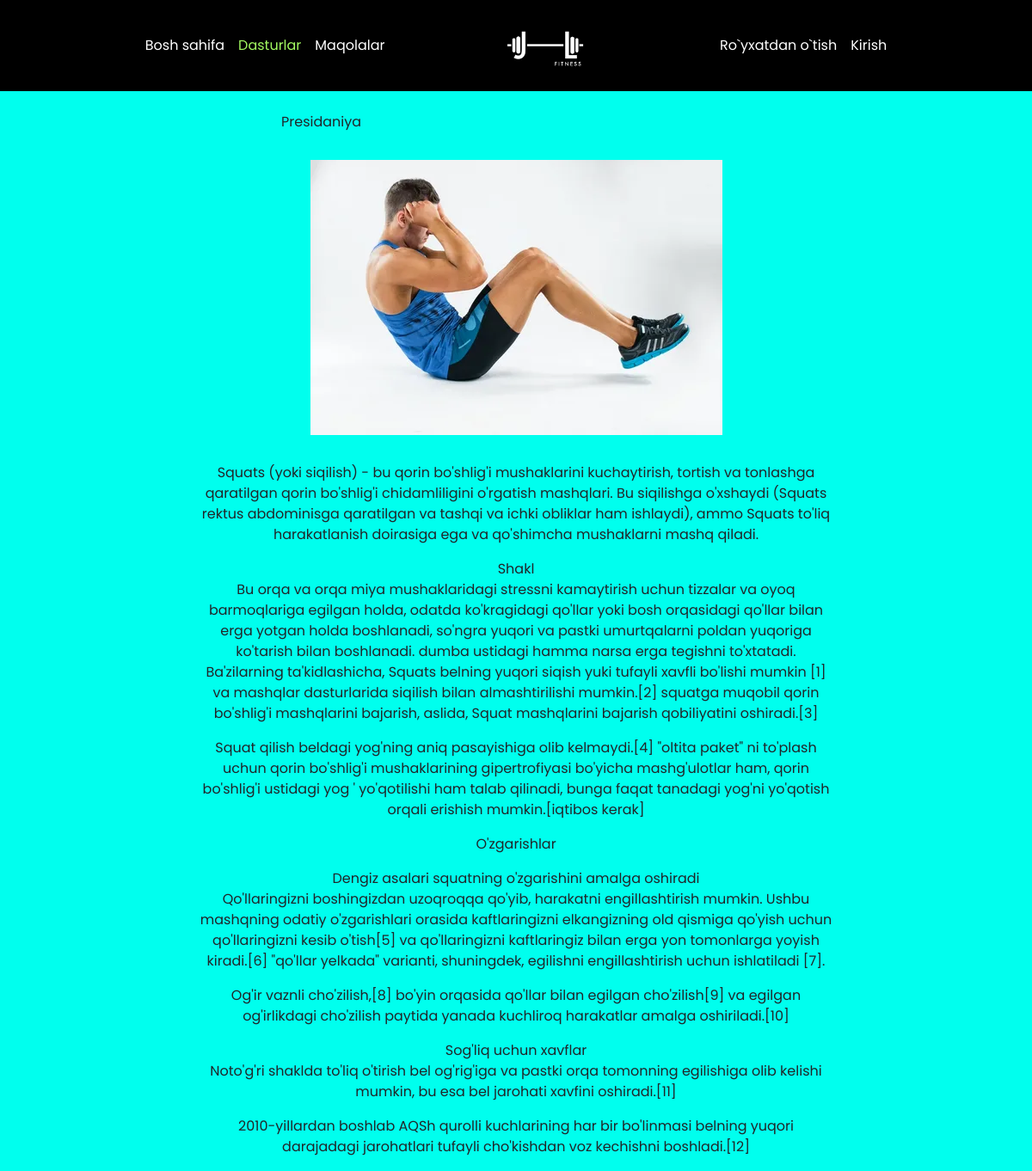
Screenshot of /programm_detail/Presidaniya/ with the database file from the repository.
### fitness_app/models.py (models this page shows, shortened)
class FitnessProgramm(models.Model):
    CHOICES_1 = (
        ('Pas daraja', 'Pas daraja'),
        ('Vashee qiyin daraja', 'Vashee qiyin daraja'),
        ('O\'rtancha daraja', 'O\'rtancha daraja'),
        ('Kotta daraja', 'Kotta daraja'),
    )
    CHOICES_2 = (
        ('Ozish', 'Ozish'),
        ('Kachka', 'Kachka'),
    )
    CHOICES_3 = (
        ('Ayol', 'Ayol'),
        ('Erkak', 'Erkak'),
    )
    CHOICES_4 = (
        ('Qo\'l', 'Qo\'l'),
        ('Ko\'krak', 'Ko\'krak'),
        ('Bel', 'Bel'),
        ('Qorin', 'Qorin'),
        ('Oyoq', 'Oyoq'),
    )
    slug = models.SlugField()
    title = models.CharField(max_length=255)
    picture = models.ImageField(upload_to='fitness_programm/')
    context = RichTextUploadingField()
    intensity = models.CharField(max_length=255, choices=CHOICES_1, blank=True, null=True)
    type = models.CharField(max_length=100, choices=CHOICES_2, blank=True, null=True)
    gender = models.CharField(max_length=50, choices=CHOICES_3, blank=True, null=True)
    part_of_body = models.CharField(max_length=100, choices=CHOICES_4, blank=True, null=True,)

### fitness_app/views.py (the view)
# urls.py: path('programm_detail/<slug:slug>/', views.programm_detail_page, name="programm_detail"),
def programm_detail_page(request, slug):
    programm = FitnessProgramm.objects.get(slug=slug)
    context = {
        'programm': programm,
        'prog': 'active',
    }
    if request.user.is_authenticated:
        is_liked = Favorite.objects.filter(favorite_slug=slug, user=request.user).exists()
        is_liked = 'solid' if is_liked else 'regular'
    else:
        is_liked = None
    context['is_liked'] = is_liked
    return render(request, 'programm_detail.html', context)

### templates/programm_detail.html (shortened to what this page needs)
{% extends 'main.html' %}
{% load static %}
{% block content %}
<section class="container mt-4">
    <div class="row justify-content-center">
        <div class="col-12 col-md-8 col-lg-6">
          <div class="d-flex justify-content-between align-items-center mb-3">
            <p class="text-center" data-type="Programma" id="title_text">{{ programm.title }}</p>
          </div>
          <center>
            <img src="/media/{{ programm.picture }}" class="img-fluid">
          </center>
        </div>
        <div class="col-12 col-md-8 mt-3 p_content">
            <p>
                {{ programm.context | safe }}
            </p>
        </div>
    </div>
</section>
{% endblock %}

### static/css/style.css (style rules this page uses)
* { margin: 0; padding: 0; box-sizing: border-box; font-family: 'Poppins', sans-serif; }
.p_content p { text-align: center; }

### rows the page displays
FitnessProgramm: title "Presidaniya", picture (picture), context "Squats (yoki siqilish) - bu qorin bo'shlig'i mushaklarini kuchaytirish, tortish va tonlashga qaratilgan qorin bo'shlig'i chidamliligini o'rgatish mashqlari. Bu siqilishga o'xshaydi (Squats rektus abdominisga qaratilgan va tashqi va ichki obliklar ham ishlaydi), ammo Squats to'liq harakatlanish doirasiga ega va qo'shimcha mushaklarni mashq qiladi. Shakl Bu orqa va orqa miya mushaklaridagi stressni kamaytirish uchun tizzalar va oyoq barmoqlariga egilgan holda, odatda ko'kragidagi qo'llar yoki bosh orqasidagi qo'llar bilan erga yotgan holda boshlanadi, so'ngra yuqori va pastki umurtqalarni poldan yuqoriga ko'tarish bilan boshlanadi. dumba ustidagi hamma narsa erga tegishni to'xtatadi.…"
